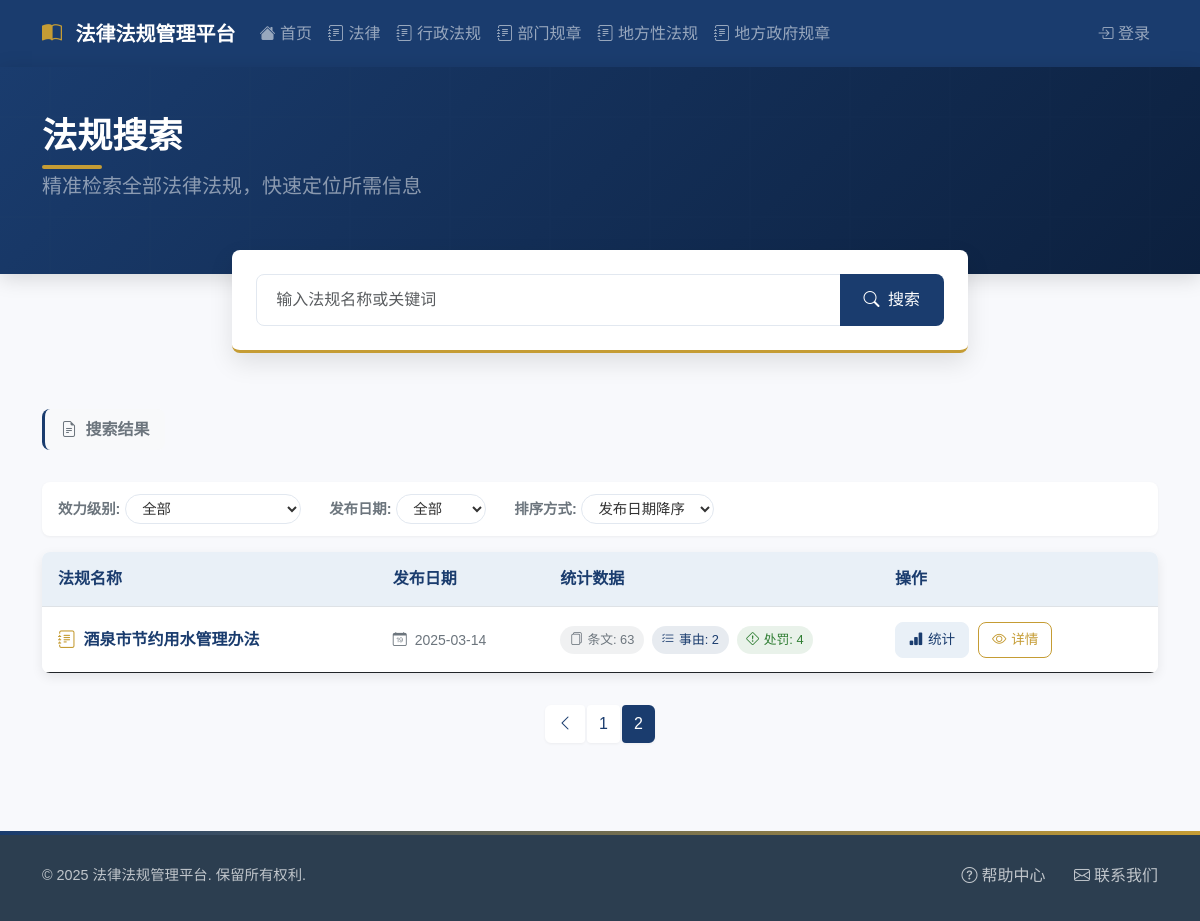
/search/regulations?page=2&keyword=, run on the app's committed database.
### models.py (models this page shows)
class LegalRegulation(db.Model):
    id = db.Column(db.Integer, primary_key=True)
    name = db.Column(db.String(200), nullable=False, unique=True)  # 法规名称
    document_number = db.Column(db.String(100))  # 文号
    issued_by = db.Column(db.String(100))  # 通过机构
    approved_by = db.Column(db.String(100))  # 批准机构
    issued_date = db.Column(db.DateTime)  # 批准日期
    effective_date = db.Column(db.DateTime)  # 生效日期
    revision_date = db.Column(db.DateTime)  # 修订日期
    hierarchy_level = db.Column(db.String(50))  # 效力级别
    province = db.Column(db.String(50))  # 省
    city = db.Column(db.String(50))  # 市
    status = db.Column(db.String(20), default='active')  # 状态：active, archived
    structures = relationship('LegalStructure', back_populates='regulation', cascade='all, delete-orphan')
    causes = relationship('LegalCause', back_populates='regulation', cascade='all, delete-orphan')

### app.py (the view, shortened to what this page needs)
@app.route('/search/regulations')
def search_regulations():
    keyword = request.args.get('keyword', '')
    page = request.args.get('page', 1, type=int)
    per_page = 10
    query = LegalRegulation.query
    pagination = query.paginate(page=page, per_page=per_page, error_out=False)
    regulations = pagination.items
    return render_template('regulations/list.html',
                           regulations=regulations,
                           pagination=pagination,
                           keyword=keyword)

### app.py (called while the page is built)
def get_punishment_count(regulation_id):
    return db.session.query(LegalPunishment).\
        join(LegalCause).\
        filter(LegalCause.regulation_id == regulation_id).\
        count()

@app.context_processor
def utility_processor():
    return {
        'get_punishment_count': get_punishment_count
    }

### templates/regulations/list.html (shortened to what this page needs)
<!DOCTYPE html>
<html lang="zh">
<head>
    <link href="https://cdn.jsdelivr.net/npm/bootstrap@5.3.0/dist/css/bootstrap.min.css" rel="stylesheet">
    <link rel="stylesheet" href="https://cdn.jsdelivr.net/npm/bootstrap-icons@1.11.0/font/bootstrap-icons.css">
</head>
<body>
    <nav class="navbar navbar-expand-lg navbar-dark">
        <div class="container">
            <a class="navbar-brand" href="/">
                <i class="bi bi-book-half"></i> 法律法规管理平台
            </a>
            <div class="collapse navbar-collapse" id="navbarNav">
                <ul class="navbar-nav">
                    <li class="nav-item">
                        <a class="nav-link" href="/">
                            <i class="bi bi-house-fill"></i> 首页
                        </a>
                    </li>
                    <li class="nav-item">
                        <a class="nav-link" href="{{ url_for('regulations_by_level', level='法律') }}">
                            <i class="bi bi-journal-text"></i> 法律
                        </a>
                    </li>
                    <li class="nav-item">
                        <a class="nav-link" href="{{ url_for('regulations_by_level', level='行政法规') }}">
                            <i class="bi bi-journal-text"></i> 行政法规
                        </a>
                    </li>
                    <li class="nav-item">
                        <a class="nav-link" href="{{ url_for('regulations_by_level', level='部门规章') }}">
                            <i class="bi bi-journal-text"></i> 部门规章
                        </a>
                    </li>
                    <li class="nav-item">
                        <a class="nav-link" href="{{ url_for('regulations_by_level', level='地方性法规') }}">
                            <i class="bi bi-journal-text"></i> 地方性法规
                        </a>
                    </li>
                    <li class="nav-item">
                        <a class="nav-link" href="{{ url_for('regulations_by_level', level='地方政府规章') }}">
                            <i class="bi bi-journal-text"></i> 地方政府规章
                        </a>
                    </li>
                </ul>
                <ul class="navbar-nav ms-auto">
                    {% if current_user.is_authenticated %}
                    <li class="nav-item dropdown">
                        <a class="nav-link dropdown-toggle" href="#" role="button" data-bs-toggle="dropdown">
                            <i class="bi bi-person-circle"></i> {{ current_user.username }}
                        </a>
                        <ul class="dropdown-menu dropdown-menu-end">
                            <li><a class="dropdown-item" href="#"><i class="bi bi-person-gear"></i> 个人设置</a></li>
                            <li><hr class="dropdown-divider"></li>
                            <li><a class="dropdown-item" href="{{ url_for('logout') }}"><i class="bi bi-box-arrow-right"></i> 退出登录</a></li>
                        </ul>
                    </li>
                    {% else %}
                    <li class="nav-item">
                        <a class="nav-link" href="{{ url_for('login') }}">
                            <i class="bi bi-box-arrow-in-right"></i> 登录
                        </a>
                    </li>
                    {% endif %}
                </ul>
            </div>
        </div>
    </nav>
    <header class="page-header">
        <div class="container">
            <div class="row align-items-center">
                <div class="col-lg-6">
                    <h1 class="page-title">法规搜索</h1>
                    <p class="lead text-white-50">
                        精准检索全部法律法规，快速定位所需信息
                    </p>
                </div>
            </div>
        </div>
    </header>
    <div class="container">
        <div class="row justify-content-center">
            <div class="col-lg-8">
                <form action="{{ url_for('search_regulations') }}" method="get" class="search-container">
                    <div class="input-group">
                        <input type="text" class="form-control search-input"
                               name="keyword"
                               placeholder="输入法规名称或关键词"
                               value="{{ keyword or '' }}">
                        <button class="btn search-btn" type="submit">
                            <i class="bi bi-search me-1"></i> 搜索
                        </button>
                    </div>
                </form>
            </div>
        </div>
    </div>
    <section class="content-section">
        <div class="container">
            <div class="d-flex align-items-center mb-3">
                <span class="search-result-title">
                    <i class="bi bi-file-earmark-text me-1"></i> 搜索结果
                </span>
            </div>
            <div class="filter-options">
                <div class="filter-group d-flex align-items-center me-3">
                    <span class="filter-label">效力级别:</span>
                    <select class="filter-select" name="level">
                        <option value="">全部</option>
                    </select>
                </div>
                <div class="filter-group d-flex align-items-center me-3">
                    <span class="filter-label">发布日期:</span>
                    <select class="filter-select" name="date">
                        <option value="">全部</option>
                    </select>
                </div>
                <div class="filter-group d-flex align-items-center">
                    <span class="filter-label">排序方式:</span>
                    <select class="filter-select" name="sort">
                        <option value="date_desc">发布日期降序</option>
                    </select>
                </div>
            </div>
            {% if regulations %}
            <div class="regulations-table-container">
                <table class="table regulations-table mb-0">
                    <thead>
                        <tr>
                            <th style="width: 30%">法规名称</th>
                            <th style="width: 15%">发布日期</th>
                            <th style="width: 30%">统计数据</th>
                            <th style="width: 25%">操作</th>
                        </tr>
                    </thead>
                    <tbody>
                        {% for regulation in regulations %}
                        <tr>
                            <td>
                                <div class="regulation-name">
                                    <i class="bi bi-journal-text"></i>
                                    {{ regulation.name }}
                                </div>
                            </td>
                            <td>
                                <div class="text-secondary small">
                                    <i class="bi bi-calendar-date me-1"></i>
                                    {{ regulation.issued_date.strftime('%Y-%m-%d') if regulation.issued_date else '未知' }}
                                </div>
                            </td>
                            <td>
                                <div class="stat-badges">
                                    <span class="stat-badge">
                                        <i class="bi bi-files"></i>条文: {{ regulation.structures|length }}
                                    </span>
                                    <span class="stat-badge primary">
                                        <i class="bi bi-list-check"></i>事由: {{ regulation.causes|length }}
                                    </span>
                                    <span class="stat-badge success">
                                        <i class="bi bi-exclamation-diamond"></i>处罚: {{ get_punishment_count(regulation.id) }}
                                    </span>
                                </div>
                            </td>
                            <td>
                                <a href="{{ url_for('regulation_stats', regulation_id=regulation.id) }}"
                                   class="action-btn stats-btn">
                                    <i class="bi bi-bar-chart-fill"></i> 统计
                                </a>
                                <a href="{{ url_for('regulation_detail', regulation_id=regulation.id) }}"
                                   class="action-btn detail-btn">
                                    <i class="bi bi-eye"></i> 详情
                                </a>
                            </td>
                        </tr>
                        {% endfor %}
                    </tbody>
                </table>
            </div>
            {% endif %}
            {% if pagination and pagination.pages > 1 %}
            <nav aria-label="法规分页">
                <ul class="pagination justify-content-center">
                    {% if pagination.has_prev %}
                    <li class="page-item">
                        <a class="page-link" href="{{ url_for('search_regulations', page=pagination.prev_num, keyword=keyword) }}" aria-label="上一页">
                            <i class="bi bi-chevron-left"></i>
                        </a>
                    </li>
                    {% endif %}
                    {% for page in pagination.iter_pages(left_edge=1, right_edge=1, left_current=1, right_current=2) %}
                        {% if page %}
                            {% if page != pagination.page %}
                            <li class="page-item">
                                <a class="page-link" href="{{ url_for('search_regulations', page=page, keyword=keyword) }}">
                                    {{ page }}
                                </a>
                            </li>
                            {% else %}
                            <li class="page-item active">
                                <span class="page-link">{{ page }}</span>
                            </li>
                            {% endif %}
                        {% else %}
                        <li class="page-item disabled">
                            <span class="page-link">...</span>
                        </li>
                        {% endif %}
                    {% endfor %}
                </ul>
            </nav>
            {% endif %}
        </div>
    </section>
    <footer>
        <div class="container">
            <div class="footer-content">
                <p class="copyright mb-0">&copy; 2025 法律法规管理平台. 保留所有权利.</p>
                <div class="footer-links">
                    <a href="#"><i class="bi bi-question-circle me-1"></i>帮助中心</a>
                    <a href="#"><i class="bi bi-envelope me-1"></i>联系我们</a>
                </div>
            </div>
        </div>
    </footer>
</body>
</html>

### data on the page
LegalRegulation: name "酒泉市节约用水管理办法", issued_date "2025-03-14", structures|length "63", causes|length "2", get_punishment_count "4"

### other printed values
{{ page }} "1"
{{ page }} "2"
